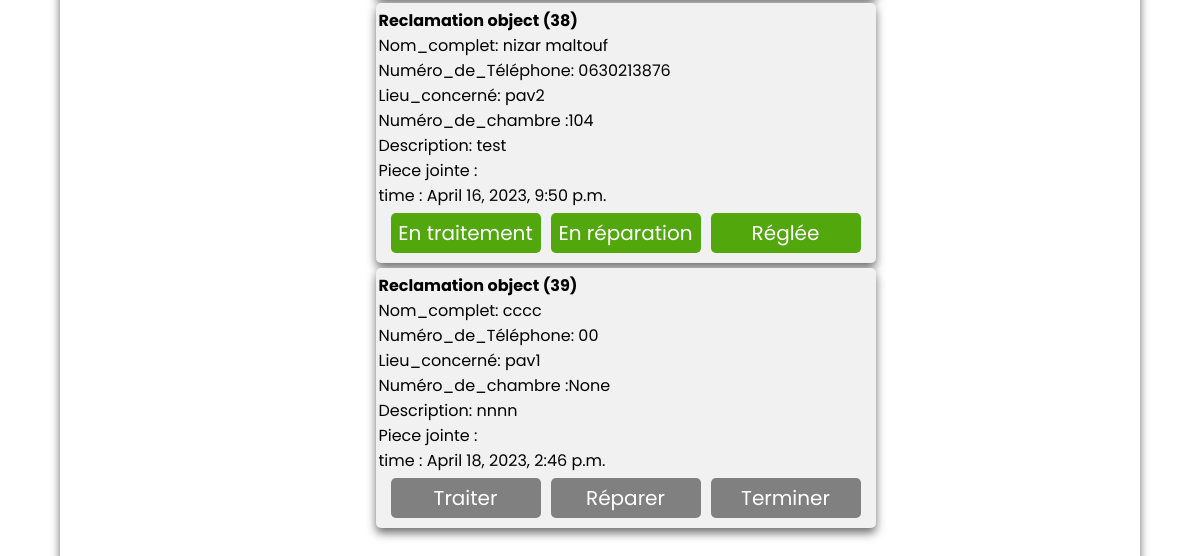
The page /data/ (lower part) on the database as committed earlier.
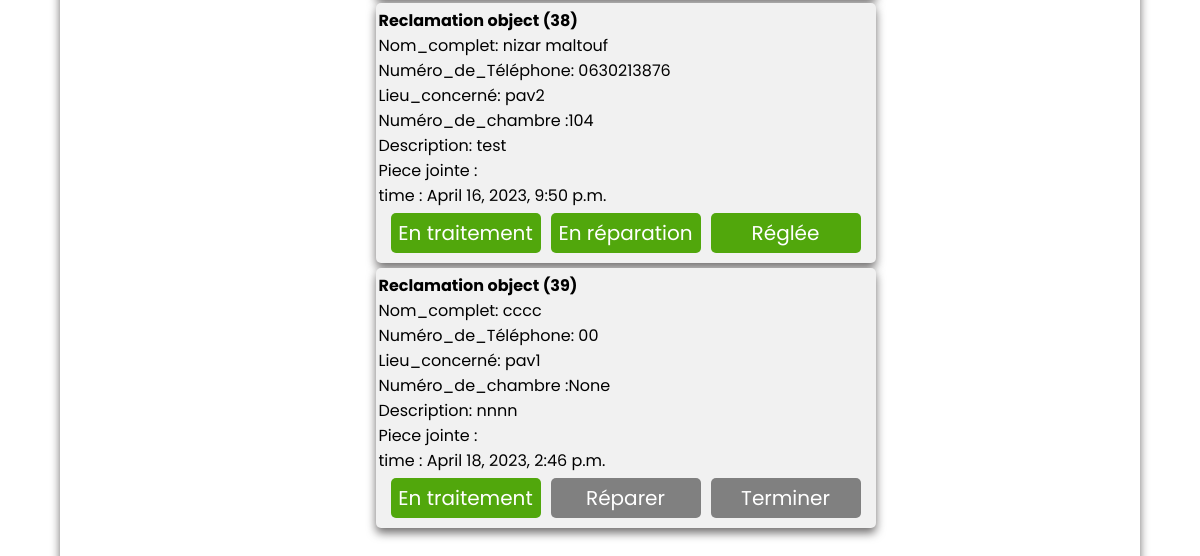
The same page on the database as committed later.
### reclamation/models.py (models this page shows)
class Reclamation(models.Model):
    Nom_complet=models.CharField(max_length=20,null=True)
    Numéro_de_Téléphone=models.IntegerField(null=True)
    Lieu_concerné=models.CharField(max_length=10,choices=lieux,default='nizar')
    Numéro_de_chambre=models.IntegerField(blank=True,null=True)
    Description=models.TextField()
    Pièce_jointe=models.FileField(blank=True,null=True)
    time=models.DateTimeField()
    traitement=models.BooleanField(default=False)
    terminer=models.BooleanField(default=False)
    reparer=models.BooleanField(default=False)

### reclamation/views.py (the view)
# urls.py: path('data/',view_reclamation),
def view_reclamation(request):
    reclamations=Reclamation.objects.all()
    context={
        'recl':reclamations   }
    return render(request,'data.html',context)

### reclamation/templates/data.html (shortened to what this page needs)
<!DOCTYPE html>
<html lang="en">
<head>
    {% load static%}
    <link rel="stylesheet" href= "{%static 'styles-data.css' %}">
    <link rel="stylesheet" href= "{%static 'button_data.css' %}">
</head>
<body>
    <section class="header">
            {% load static%}
        <div class="container">
            <br>
                <div class="content">
    {% for x in recl %}
    <div class="data">
    <ul >
        <strong>{{x}}</strong>
        <li>Nom_complet: {{ x.Nom_complet}} </li>
        <li>Numéro_de_Téléphone: 0{{ x.Numéro_de_Téléphone}} </li>
        <li>Lieu_concerné: {{ x.Lieu_concerné}} </li>
        <li>Numéro_de_chambre :{{ x.Numéro_de_chambre}} </li>
        <li>Description: {{ x.Description}} </li>
        <li>Piece jointe :{{ x.Pièce_jointe}}  </li>
        <li>time : {{x.time}}</li>
        <div class="button_container">
        <form method="post" action="{% url 'update_database_traitement'  %}">
            <button  id="button_hide" class="button1 {% if x.traitement %}traitement_true{% else %}traitement_false{% endif %} " style="vertical-align:middle"  >
                <span>{% if x.traitement %}En traitement{% else %}Traiter{% endif %} </span></button>
        </form>
        <form method="post" action="{% url 'update_database_reparer'  %}">
            <button  id="button_hide" class="button1  {% if x.reparer %}reparer_true{% else %}reparer_false{% endif %}" style="vertical-align:middle" >
                <span> {% if x.reparer %}En réparation{% else %}Réparer{% endif %}</span></button>
        </form>
        <form method="post" action="{% url 'update_database_fin'   %}">
            <button  id="button_hide" class="button1 {% if x.terminer %}terminer_true{% else %}terminer_false{% endif %}" style="vertical-align:middle" >
                <span> {% if x.terminer %}Réglée{% else %}Terminer{% endif %}</span></button>
        </form>
    </div>
    </ul>
        </div>
    {% endfor %}
    </div>
            </div>
</body>
{% load static%}
    </html>

### reclamation/static/styles-data.css (style rules this page uses)
* { margin: 0; padding: 0; box-sizing: border-box; font-family: 'Poppins',sans-serif; }
.header { width: 100%; background:linear-gradient(135deg, #71d4e6, #0a010e);; }
body { height: auto; display: flex; background-color:white; }
.container { width: 90%; background-color: #fff; padding: 35px 30px; margin-left: 5%; margin-top: 25px; padding-bottom: 35px; height: auto; border-radius: 5px; border-color: black; box-shadow: 0 5px 10px rgba(10, 7, 7, 0.582); position: absolute; }
.content { display: flex; flex-wrap: wrap; justify-content: space-around; margin: 20px 0 12px 0; }
li { list-style-type: none }
.data { background-color: #f1f1f1; padding: 5px 3px; margin-left: 5%; margin-top: 5px; padding-bottom: 5px; height: auto; border-radius: 5px; border-color: black; box-shadow: 0 5px 10px rgba(10, 7, 7, 0.582); width: 500px; }

### reclamation/static/button_data.css (style rules this page uses)
.button1 { display: inline-block; border-radius: 5px; border: none; color: #FFFFFF; text-align: center; font-size: 20px; padding: 5px; width: 150px; transition: all 1s; cursor: pointer; margin: 5px; }
button span { cursor: pointer; display: inline-block; position: relative; transition: 0.5s; }
button span:after { content: '\00bb'; position: absolute; opacity: 0; top: 0; right: -20px; transition: 0.5s; }
.button_container { display: flex; justify-content: center; }
.reparer_true { background-color: rgb(81, 167, 12); color: white; }
.reparer_false { background-color: gray; color: white; }
.terminer_true { background-color: rgb(81, 167, 12); color: white; content: "Terminé" }
.terminer_false { background-color: gray; color: white; content: "Terminer " }
.traitement_true { background-color: rgb(81, 167, 12); color:white; }

Rows that differ between the two databases and show on the page:
changed Reclamation "Reclamation object (39)": traitement "Traiter" → "En traitement"
